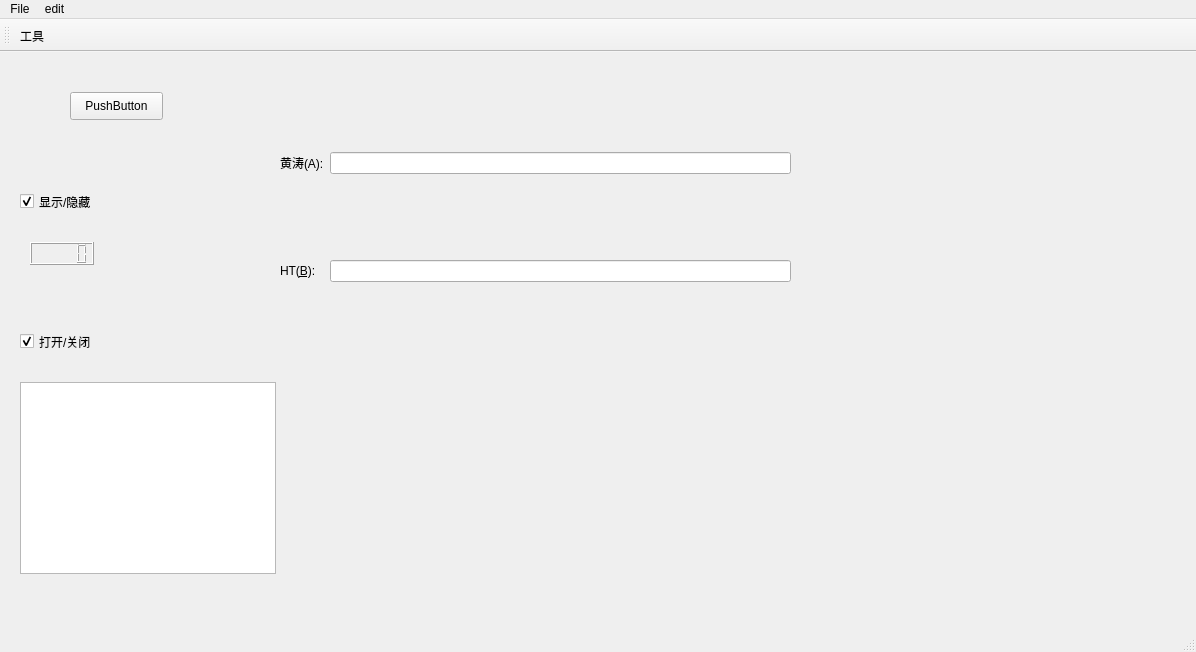
<?xml version="1.0" encoding="UTF-8"?>
<ui version="4.0">
 <class>MainWindow</class>
 <widget class="QMainWindow" name="MainWindow">
  <property name="geometry">
   <rect>
    <x>0</x>
    <y>0</y>
    <width>1196</width>
    <height>652</height>
   </rect>
  </property>
  <property name="windowTitle">
   <string>MainWindow</string>
  </property>
  <widget class="QWidget" name="centralwidget">
   <widget class="QWidget" name="formLayoutWidget">
    <property name="geometry">
     <rect>
      <x>280</x>
      <y>20</y>
      <width>511</width>
      <height>291</height>
     </rect>
    </property>
    <layout class="QFormLayout" name="formLayout">
     <item row="0" column="0">
      <widget class="QLabel" name="label">
       <property name="text">
        <string>黄涛(A):</string>
       </property>
       <property name="buddy">
        <cstring>lineEdit</cstring>
       </property>
      </widget>
     </item>
     <item row="0" column="1">
      <widget class="QLineEdit" name="lineEdit"/>
     </item>
     <item row="1" column="0">
      <widget class="QLabel" name="label_2">
       <property name="sizePolicy">
        <sizepolicy hsizetype="Minimum" vsizetype="Expanding">
         <horstretch>0</horstretch>
         <verstretch>0</verstretch>
        </sizepolicy>
       </property>
       <property name="text">
        <string>HT(&amp;B):</string>
       </property>
       <property name="buddy">
        <cstring>lineEdit_2</cstring>
       </property>
      </widget>
     </item>
     <item row="1" column="1">
      <widget class="QLineEdit" name="lineEdit_2"/>
     </item>
    </layout>
   </widget>
   <widget class="QPushButton" name="pushButton">
    <property name="geometry">
     <rect>
      <x>70</x>
      <y>40</y>
      <width>93</width>
      <height>28</height>
     </rect>
    </property>
    <property name="text">
     <string>PushButton</string>
    </property>
   </widget>
   <widget class="QCheckBox" name="checkBox">
    <property name="geometry">
     <rect>
      <x>20</x>
      <y>140</y>
      <width>91</width>
      <height>19</height>
     </rect>
    </property>
    <property name="text">
     <string>显示/隐藏</string>
    </property>
    <property name="checked">
     <bool>true</bool>
    </property>
   </widget>
   <widget class="QCheckBox" name="checkBox_2">
    <property name="geometry">
     <rect>
      <x>20</x>
      <y>280</y>
      <width>91</width>
      <height>19</height>
     </rect>
    </property>
    <property name="text">
     <string>打开/关闭</string>
    </property>
    <property name="checked">
     <bool>true</bool>
    </property>
   </widget>
   <widget class="QListWidget" name="listWidget">
    <property name="geometry">
     <rect>
      <x>20</x>
      <y>330</y>
      <width>256</width>
      <height>192</height>
     </rect>
    </property>
   </widget>
   <widget class="QLCDNumber" name="lcdNumber">
    <property name="geometry">
     <rect>
      <x>30</x>
      <y>190</y>
      <width>64</width>
      <height>23</height>
     </rect>
    </property>
   </widget>
  </widget>
  <widget class="QMenuBar" name="menubar">
   <property name="geometry">
    <rect>
     <x>0</x>
     <y>0</y>
     <width>1196</width>
     <height>26</height>
    </rect>
   </property>
   <widget class="QMenu" name="menuFile">
    <property name="title">
     <string>File</string>
    </property>
    <addaction name="actiondakau"/>
    <addaction name="separator"/>
    <addaction name="^A"/>
   </widget>
   <widget class="QMenu" name="menuedit">
    <property name="title">
     <string>edit</string>
    </property>
    <addaction name="actionjjhh"/>
    <addaction name="separator"/>
    <addaction name="actionhkssk"/>
   </widget>
   <addaction name="menuFile"/>
   <addaction name="menuedit"/>
  </widget>
  <widget class="QStatusBar" name="statusbar"/>
  <widget class="QToolBar" name="toolBar">
   <property name="windowTitle">
    <string>toolBar</string>
   </property>
   <attribute name="toolBarArea">
    <enum>TopToolBarArea</enum>
   </attribute>
   <attribute name="toolBarBreak">
    <bool>false</bool>
   </attribute>
   <addaction name="action_3"/>
  </widget>
  <action name="actiondakau">
   <property name="text">
    <string>打开</string>
   </property>
   <property name="toolTip">
    <string>打开文件</string>
   </property>
  </action>
  <action name="^A">
   <property name="text">
    <string>save</string>
   </property>
  </action>
  <action name="actionjjhh">
   <property name="text">
    <string>jjhh</string>
   </property>
  </action>
  <action name="actionhkssk">
   <property name="text">
    <string>hkssk</string>
   </property>
  </action>
  <action name="action_3">
   <property name="text">
    <string>工具</string>
   </property>
   <property name="toolTip">
    <string>工具栏动作</string>
   </property>
  </action>
 </widget>
 <resources/>
 <connections>
  <connection>
   <sender>pushButton</sender>
   <signal>clicked()</signal>
   <receiver>pushButton</receiver>
   <slot>close()</slot>
   <hints>
    <hint type="sourcelabel">
     <x>124</x>
     <y>70</y>
    </hint>
    <hint type="destinationlabel">
     <x>124</x>
     <y>70</y>
    </hint>
   </hints>
  </connection>
  <connection>
   <sender>checkBox</sender>
   <signal>toggled(bool)</signal>
   <receiver>lcdNumber</receiver>
   <slot>setVisible(bool)</slot>
   <hints>
    <hint type="sourcelabel">
     <x>45</x>
     <y>168</y>
    </hint>
    <hint type="destinationlabel">
     <x>64</x>
     <y>220</y>
    </hint>
   </hints>
  </connection>
  <connection>
   <sender>checkBox_2</sender>
   <signal>toggled(bool)</signal>
   <receiver>listWidget</receiver>
   <slot>setEnabled(bool)</slot>
   <hints>
    <hint type="sourcelabel">
     <x>39</x>
     <y>323</y>
    </hint>
    <hint type="destinationlabel">
     <x>59</x>
     <y>381</y>
    </hint>
   </hints>
  </connection>
 </connections>
</ui>
